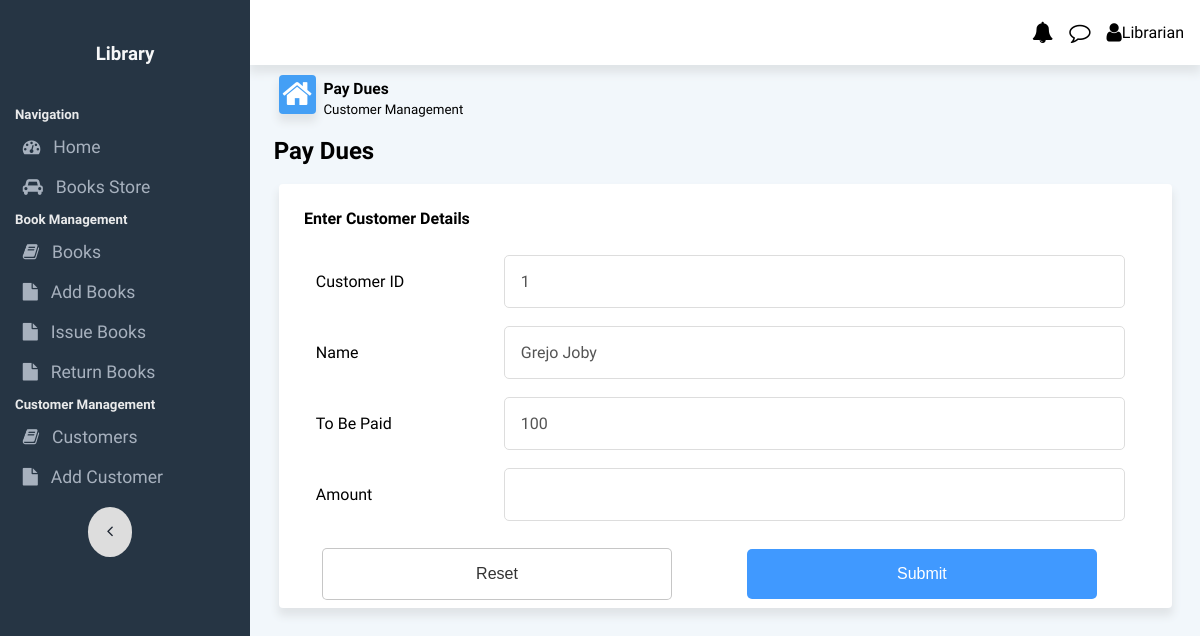
/customers/pay/1, run on an earlier commit of the app's database.
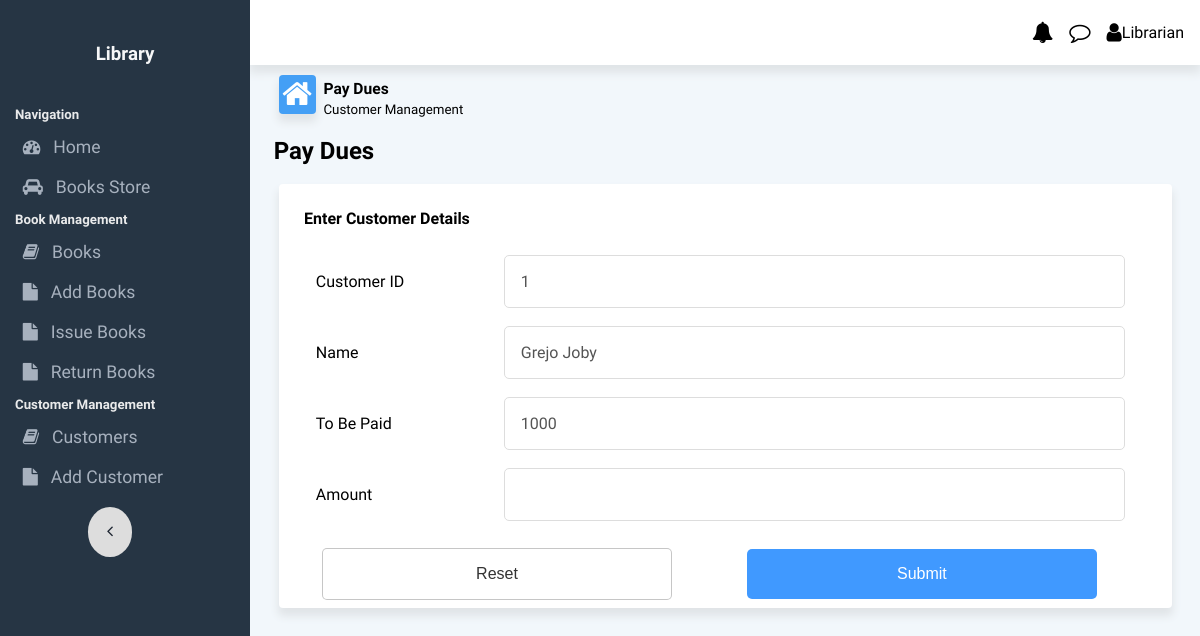
And on a later commit of the database.
### app.py (models this page shows, shortened)
class Customer(db.Model):
    __tablename__ = 'customer'
    cust_id=db.Column(db.Integer, primary_key=True,autoincrement=True)
    name=db.Column(db.String(255), nullable=False)
    debt = db.Column(db.Integer, nullable=False, default=0)
    total_trans = db.Column(db.Integer, nullable=False, default=0)

### app.py (the view)
@app.route('/customers/pay/<int:id>', methods=['GET', 'POST'])
def pay_dues(id):
    cust = Customer.query.filter_by(cust_id=id).first()
    if request.method=='POST':
        due=int(request.form['due'])
        cust.debt -= due
        db.session.commit()
        return redirect('/customers')
    else:
        return render_template('pay_dues.html',cust=cust)

### templates/pay_dues.html (shortened to what this page needs)
{% extends 'base.html' %}
{% block body %}
<div class="content-area">
    <div class="flexContainer" id="dashboardLineContainer">
        <div class="flex-40 dashboardLine">
            <i class="fa fa-home fa-2x" style="float: left;" id="homeIcon"></i>
            <div style="margin-bottom: 0;margin-top: 0;">
                <h3 style="margin-bottom: 0;margin-top: 2px;"><small>Pay Dues</small> </h3>
                <p style="margin-bottom: 0;margin-top: 0;"><small>Customer Management</small> </p>
            </div>
        </div>
    </div>
</div>
<h2 style="margin: 1% 2.5% 1% 2.5%;">Pay Dues</h2>
<div class="cardRow2 tablecard">
    <form method="POST">
        <h4>Enter Customer Details</h4>
        <table id="addTeacherTable">
            <tr>
                <td style="width: 20%;"><label class="formLabel">Customer ID</label></td>
                <td style="width: 60%;"><input type="text" name="cust_id" id="cust_id" value="{{cust.cust_id}}" disabled aria-disabled="true"
                        class="formInput"></td>
            </tr>
            <tr>
                <td style="width: 20%;"><label class="formLabel">Name</label></td>
                <td style="width: 60%;"><input type="text" name="name" id="name" value="{{cust.name}}" disabled aria-disabled="true"
                        class="formInput"></td>
            </tr>
            <tr>
                <td style="width: 20%;"><label class="formLabel">To Be Paid</label></td>
                <td style="width: 60%;"><input type="text" name="debt" id="debt" value="{{cust.debt}}" disabled aria-disabled="true"
                        class="formInput"></td>
            </tr>
            <tr>
                <td style="width: 20%;"><label class="formLabel">Amount</label></td>
                <td style="width: 60%;"><input type="text" name="due" id="due"
                        class="formInput"></td>
            </tr>
                <td colspan="2"></td>
        </table>
        <input type="reset" class="dropbtn2" value="Reset"
            style="background-color: #fff;border: 1px solid rgba(0, 0, 0, 0.225);color: #333;">
        <input type="submit" class="dropbtn2" value="Submit">
    </form>
</div>
{% endblock %}

What changed in the data, as far as the page shows it:
changed Customer "Grejo Joby": debt "100" → "1000"
